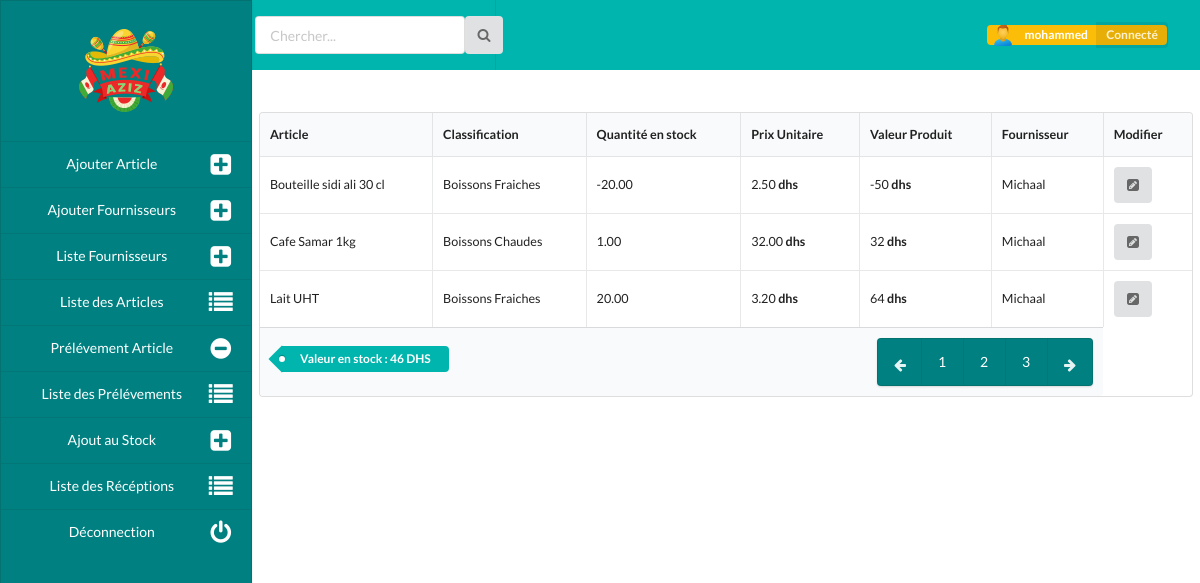
The app's page /articleslist (signed in), older data.
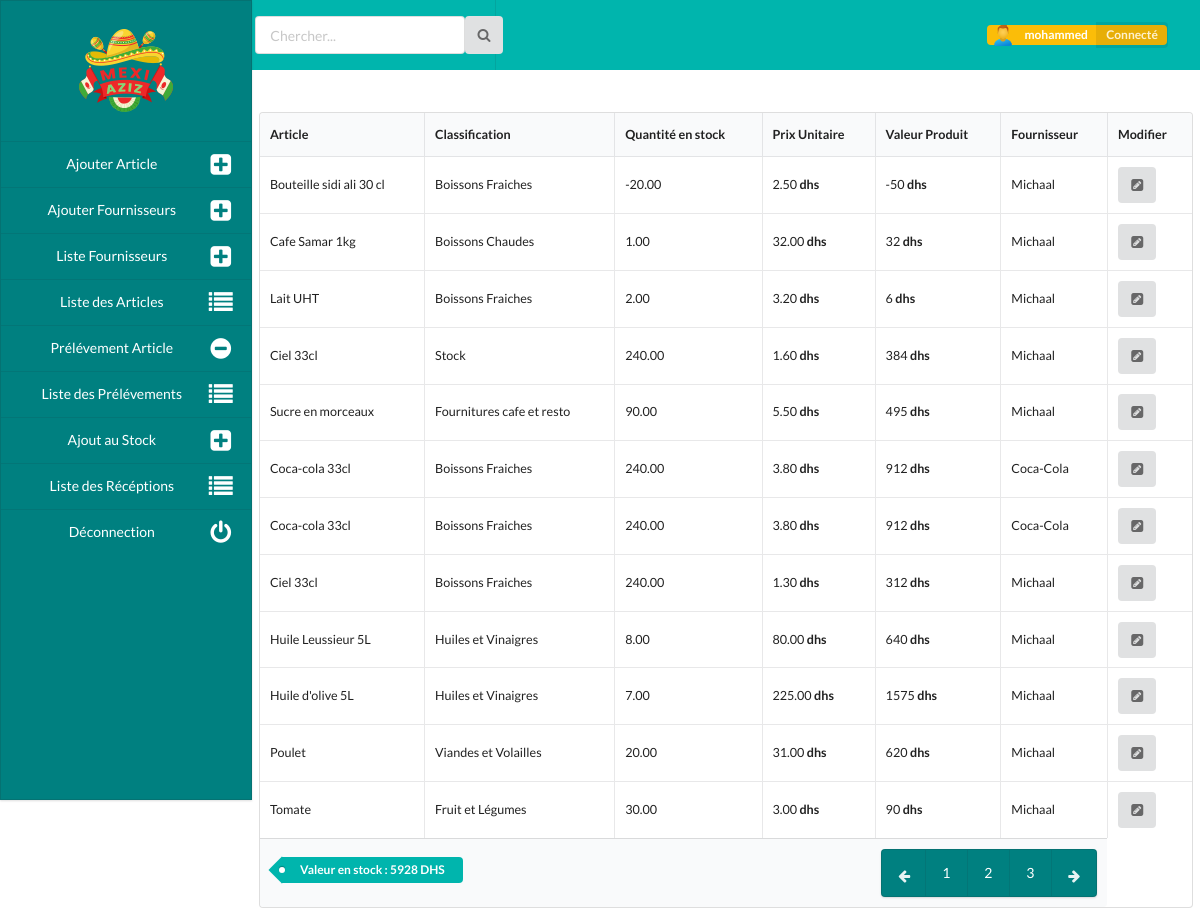
The same page, newer data.
### users/models.py (models this page shows)
class User(AbstractUser):
    first_name = None
    last_name = None
    nom_complet = models.CharField(max_length=125, verbose_name="Votre Nom Complet")
    admin       = models.BooleanField(default=False, blank=True)
    role        = models.CharField(max_length=125, choices=ROLES)
    valid       = models.BooleanField(default=False, blank=True)

### stock/models.py (models this page shows, shortened)
class Article(models.Model):
    uid = models.UUIDField(default=uuid.uuid1, editable=False)
    nom = models.CharField(max_length=125, verbose_name="Nom de l'article")
    group = models.CharField(max_length=125, choices=CLASSI , verbose_name="Classification")
    fourni      = models.ForeignKey(Fournisseur, on_delete=models.CASCADE, verbose_name="Fournisseur")
    qte  = models.DecimalField(max_digits=12, decimal_places=2, blank=True, verbose_name="Quantité En Stock")
    single_value = models.DecimalField(max_digits=12, decimal_places=2, blank=True, null=True)
    prix = models.DecimalField(max_digits=12, decimal_places=2, blank=True, null=True, verbose_name="Prix Unitaire")
    ref = models.CharField(max_length=125, blank=True)
    def save(self, *args, **kwargs):
        suffix = f"{self.uid}"
        print(self.uid)
        pref   = "ART"
        self.ref = f"{pref}-{suffix}"[0:10]
        super(Article, self).save(*args, **kwargs)

class Fournisseur(models.Model):
    nom = models.CharField(max_length=125, verbose_name="Nom du fournisseurs")
    adresse = models.CharField(max_length=125, verbose_name="Adresse du fournissuer")
    tel = models.CharField(max_length=125, verbose_name="Numéro de télephone")
    def __str__(self):
        return self.nom

### stock/views.py (the view)
# urls.py: path('articleslist', articleslist, name='articleslist'),
@login_required
def articleslist(request):
    articles = Article.objects.all()
    single_values = []
    for article in articles :
        price = article.prix
        quantity = article.qte
        single_value = price * quantity
        article.single_value = single_value
        article.save()
        single_values.append(single_value)
    total_value = sum(single_values)
    query = request.GET.get('q')
    print(query)
    filtered_articles = None
    if query:
        look_for = (Q(nom__icontains=query))
        filtered_articles = Article.objects.filter(look_for)
    if filtered_articles is not None:
        articles = filtered_articles
    context = {"articles": articles,
                "total_value": total_value}
    return render(request, "article_list.html", context)

### templates/article_list.html
{% extends 'base.html' %}
{% load static %}
{% block content %}
<link rel="stylesheet" href="{% static 'css/home.css' %}">
<link rel="stylesheet" href="{% static 'css/article_list.css' %}">
<div class="container main">
    <div class="ui labeled icon left vertical menu side">
        <div class="item logo-img">
        <img class="ui mini centered image" src="{% static 'img/logo-small.png' %}">
        </div>
        <a href="{% url 'addarticle' %}" class="item">
            <i class="plus square icon"></i>
            Ajouter Article
        </a>
        <a href="{% url 'addfourni' %}" class="item">
          <i class="plus square icon"></i>
          Ajouter Fournisseurs
      </a>
      <a href="{% url 'fournilist' %}" class="item">
          <i class="plus square icon"></i>
          Liste Fournisseurs
      </a>
        <a href="{% url 'articleslist' %}" class="item">
            <i class="list icon"></i>
            Liste des Articles
        </a>
        <a href="{% url 'takearticle' %}" class="item">
            <i class="minus circle icon"></i>
            Prélévement Article
        </a>
        <a href="{% url 'takelist' %}" class="item">
            <i class="list icon"></i>
            Liste des Prélévements
        </a>
        <a href="{% url 'feedarticle' %}" class="item">
          <i class="plus square icon"></i>
          Ajout au Stock
      </a>
      <a href="{% url 'feedlist' %}" class="item">
        <i class="list icon"></i>
        Liste des Récéptions
    </a>
      <a href="{% url 'logout' %}" class="item">
        <i class="power off icon"></i>
        Déconnection
    </a>
    </div>
    <div class="topbar">
        <div class="ui teal four item inverted menu top">
        <a class="item">
          <form method="GET" action="{% url 'articleslist' %}">
            <div class="ui icon input">
              <input type="text" placeholder="Chercher..." name="q">
              <button type="submit" class="ui icon button">
                <i class="search icon"></i>
              </button>
            </div>
          </form>
        </a>
        <a class="right item">
            <div class="ui yellow image label">
                <img src="{% static 'img/person.png' %}">
                {{user.username}}
                <div class="detail">Connecté</div>
            </div>
        </a>
      </div>
    </div>
    <div class="site-content tabl">
        <table class="ui small celled table">
            <thead>
              <tr><th>Article</th>
              <th>Classification</th>
              <th>Quantité en stock</th>
              <th>Prix Unitaire</th>
              <th>Valeur Produit</th>
              <th>Fournisseur</th>
              <th>Modifier</th>
            </tr></thead>
            <tbody>
                {% for a in articles %}
              <tr>
                <td data-label="Article">{{a.nom}}</td>
                <td data-label="Classification">{{a.group}}</td>
                <td data-label="Quantité en Stock">{{a.qte}}</td>
                <td data-label="Quantité en Stock">{{a.prix}} <strong>dhs</strong></td>
                <td data-label="Quantité en Stock">{{ a.single_value|floatformat:"0" }} <strong>dhs</strong></td>
                <td data-label="Fournisseurs">{{a.fourni}}</td>
                <td data-label="Fournisseurs">
                    <a href="#" class="ui icon button">
                        <i class="pen square icon"></i>
                    </a>
                </td>
              </tr>
              {% endfor %}
            </tbody>
            <tfoot class="full-width">
            <tr>
                <th class="tah" colspan="6">
                  <div class="ui right floated pagination menu">
                    <a class="icon item tabf">
                      <i class="arrow left icon"></i>
                    </a>
                    <a class="item tabf">1</a>
                    <a class="item tabf">2</a>
                    <a class="item tabf">3</a>
                    <a class="icon item tabf">
                      <i class="arrow right icon"></i>
                    </a>
                  </div>
                  <div class="ui teal tag labels tah">
                    <a class="ui label">
                      Valeur en stock : {{ total_value|floatformat:"0" }} DHS
                    </a>
                  </div>
                </th>
            </tr>
            </tfoot>
          </table>
    </div>
</div>
{% endblock content %}

### templates/base.html (shortened to what this page needs)
<!DOCTYPE html>
{% load static %}
<html lang="en">
<head>
    <link rel="stylesheet" href="{% static 'css/semantic.css' %}">
    <link rel="stylesheet" href="{% static 'css/base.css' %}">
    <link rel="stylesheet" href="{% static 'css/icon.css' %}">
</head>
<body>
    {% block content %}
    {% endblock content %}
</html>

### static/css/home.css (style rules this page uses)
.top { margin: 0 !important; border-radius: 0 !important; padding-left: 1rem !important; padding-right: 1rem !important; height: 5rem !important; }
.topbar { margin-left: 18rem; }
.side { height: 100vh; position: fixed; width: 18rem; background: teal !important; border-radius: 0 !important; }
.logo-img { display: flex !important; height: 10rem; align-items: center; justify-content: center; }
img { height: 100px; width: 100px; }
a.item { color: white !important; font-size: 1rem; font-weight: bold; }
a i { margin-left: 10px; }
.site-content { margin-left: 18.5rem; }
.main { height: 100vh; }

### static/css/article_list.css (style rules this page uses)
.tabl { margin-right: 0.5rem; margin-top: 3rem; }
.tabf { color: black !important; }
.ui.right.floated.menu { background-color: teal !important; }
.tah { margin-top: 0.6rem; }

Row changes from the older to the newer data that the page shows:
changed Article "Lait UHT": qte "20.00" → "2.00"; single_value "64" → "6"
added Article: nom "Ciel 33cl", group "Stock", qte "240.00", prix "1.60", single_value "384", fourni "Michaal"
added Article: nom "Sucre en morceaux", group "Fournitures cafe et resto", qte "90.00", prix "5.50", single_value "495", fourni "Michaal"
added Article: nom "Coca-cola 33cl", group "Boissons Fraiches", qte "240.00", prix "3.80", single_value "912", fourni "Coca-Cola"
added Article: nom "Coca-cola 33cl", group "Boissons Fraiches", qte "240.00", prix "3.80", single_value "912", fourni "Coca-Cola"
added Article: nom "Ciel 33cl", group "Boissons Fraiches", qte "240.00", prix "1.30", single_value "312", fourni "Michaal"
added Article: nom "Huile Leussieur 5L", group "Huiles et Vinaigres", qte "8.00", prix "80.00", single_value "640", fourni "Michaal"
added Article: nom "Huile d'olive 5L", group "Huiles et Vinaigres", qte "7.00", prix "225.00", single_value "1575", fourni "Michaal"
added Article: nom "Poulet", group "Viandes et Volailles", qte "20.00", prix "31.00", single_value "620", fourni "Michaal"
added Article: nom "Tomate", group "Fruit et Légumes", qte "30.00", prix "3.00", single_value "90", fourni "Michaal"
Text that changed along with them:
{{ total_value|floatformat:"0" }}: "46" → "5928"
